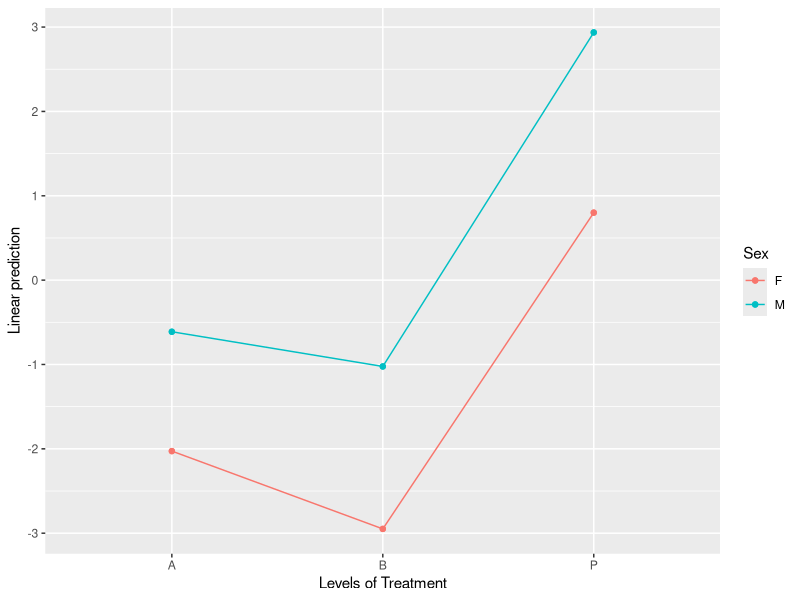

Reproduce this figure in R. (Note: this script raises an error after producing the figure.)
## ---- chunk 1
require("emmeans")
knitr::opts_chunk$set(fig.width = 4.5, class.output = "ro")
## ---- chunk 2
pigs.lm <- lm(log(conc) ~ source + factor(percent), data = pigs)
## ---- chunk 3
pigs.emm.s <- emmeans(pigs.lm, "source")
str(pigs.emm.s)
## ---- chunk 4
summary(pigs.emm.s, infer = TRUE, null = log(35))
## ---- chunk 5
summary(pigs.emm.s, infer = TRUE, null = log(35), type = "response")
## ---- chunk 6
str(regrid(pigs.emm.s))

summary(regrid(pigs.emm.s), infer = TRUE, null = 35)
## ---- chunk 7
pigs.rg <- ref_grid(pigs.lm)
pigs.remm.s <- emmeans(regrid(pigs.rg), "source")
summary(pigs.remm.s, infer = TRUE, null = 35)
## ---- chunk 8
neuralgia.glm <- glm(Pain ~ Treatment * Sex + Age, family = binomial(), data = neuralgia)
neuralgia.emm <- emmeans(neuralgia.glm, "Treatment", type = "response")
neuralgia.emm
## ---- chunk 9
pairs(neuralgia.emm, reverse = TRUE)
## ---- chunk 10
emmip(neuralgia.glm, Sex ~ Treatment)
## ---- chunk 11
warp.glm <- glm(sqrt(breaks) ~ wool*tension, family = Gamma, data = warpbreaks)
ref_grid(warp.glm)
## ---- chunk 12
emmeans(warp.glm, ~ tension | wool, type = "response")
## ---- chunk 13
emmeans(warp.glm, ~ tension | wool, type = "unlink")
## ---- chunk 14
pigroot.lm <- lm(sqrt(conc) ~ source + factor(percent), data = pigs)
piglog.emm.s <- regrid(emmeans(pigroot.lm, "source"), transform = "log")
confint(piglog.emm.s, type = "response")
pairs(piglog.emm.s, type = "response")
## ---- chunk 15
fiber.lm <- lm(scale(strength) ~ machine * scale(diameter), data = fiber)
emmeans(fiber.lm, "machine")   # on the standardized scale
emmeans(fiber.lm, "machine", type = "response")   # strength scale
## ---- chunk 16
emtrends(fiber.lm, "machine", var = "diameter")
## ---- chunk 17
emtrends(fiber.lm, "machine", var = "diameter", transform = "response")
## ---- chunk 18
with(fiber, c(mean = mean(diameter), sd = sd(diameter)))
emtrends(fiber.lm, "machine", var = "scale(diameter, 24.133, 4.324)")
## ---- chunk 19
coef(fiber.lm)[4:6]
## ---- chunk 20
fib.lm <- lm(strength ~ machine * diameter, data = fiber)

# On raw scale:
emmeans(fib.lm, "machine")

# On standardized scale:
tran <- make.tran("scale", y = fiber$strength)
emmeans(fib.lm, "machine", transform = tran)
## ---- chunk 21
sigma(pigs.lm)
## ---- chunk 22
summary(pigs.emm.s, type = "response", bias.adj = TRUE)
## ---- chunk 23
ismod <- glm(count ~ spray, data = InsectSprays, family = poisson())
emmeans(ismod, "spray", type = "response", bias.adj = FALSE)
emmeans(ismod, "spray", type = "response", bias.adj = TRUE)
## ---- chunk 24
with(InsectSprays, tapply(count, spray, mean))
## ---- chunk 25
require(lme4)
cbpp <- transform(cbpp, unit = 1:nrow(cbpp))
cbpp.glmer <- glmer(cbind(incidence, size - incidence) ~ period + 
                          (1 | herd) +  (1 | unit),
                    family = binomial, data = cbpp)

emm <- emmeans(cbpp.glmer, "period")
summary(emm, type = "response")
## ---- chunk 26
lme4::VarCorr(cbpp.glmer)
## ---- chunk 27
total.SD = sqrt(0.89107^2 + 0.18396^2)
## ---- chunk 28
summary(emm, type = "response", bias.adjust = TRUE, sigma = total.SD)
## ---- chunk 29
cases <- with(cbpp, tapply(incidence, period, sum))
trials <- with(cbpp, tapply(size, period, sum))
cases / trials
